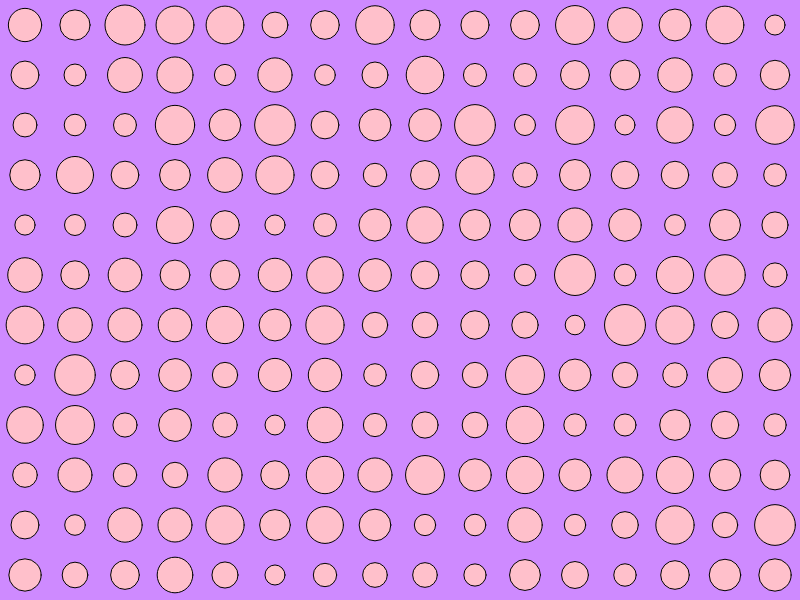
Frame 1 (no input)
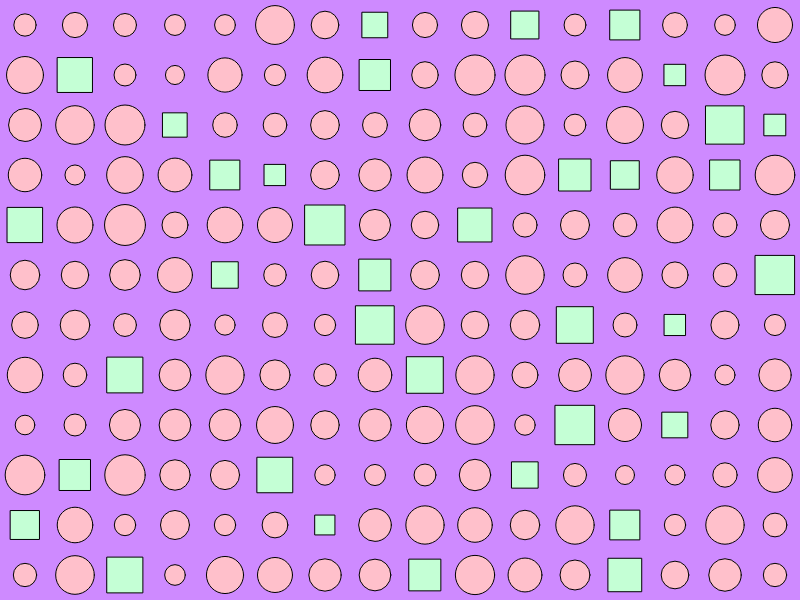
Frame 60 (no input)
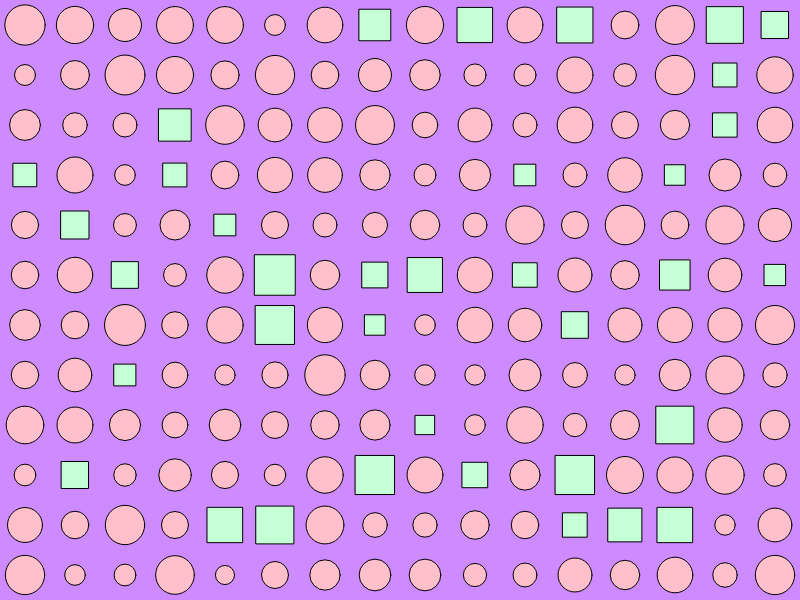
Frame 120 (the mouse pressed at the canvas centre since frame 60)

The p5.js sketch that drew these frames (run headless with seeded random() and noise() and a simulated clock; from frame 60 on, the mouse is pressed at the canvas centre):

// p5.js sketch
// ── sketch.js
let circles = [];
let movingOut = false;

function setup() {
  createCanvas(800, 600);

  for (let i = 0; i < 20; i++) {
    for (let j = 0; j < 20; j++) {
      circles.push({
        x: i * 50 + 25,
        y: j * 50 + 25,
        size: random(20, 40),
        direction: random() < 0.5 ? -1 : 1,
        color: "pink",
        timer: random(30, 60)
      });
    }
  }
}

function draw() {
  background(206, 138, 255);

  let allOut = true;

  for (let circle of circles) {
    circle.timer--;
    if (circle.timer <= 0) {
      circle.color = random() < 0.2 ? "#c4ffd5" : "pink";
      circle.timer = random(30, 60);
    }
    fill(circle.color);
    circle.size += circle.direction;
    if (circle.size >= 40 || circle.size <= 20) {
      circle.direction *= -1;
    }

    if (movingOut) {
      let directionX = circle.x - width / 2;
      let directionY = circle.y - height / 2;
      let distance = dist(circle.x, circle.y, width / 2, height / 2);

      if (distance > 0) {
        circle.x += directionX / distance;
        circle.y += directionY / distance;
      }

      if (circle.x > -circle.size && circle.x < width + circle.size &&
          circle.y > -circle.size && circle.y < height + circle.size) {
        allOut = false;
      }
    }

    if (circle.color === "#c4ffd5") {
      rectMode(CENTER);
      rect(circle.x, circle.y, circle.size, circle.size);
    } else {
      ellipse(circle.x, circle.y, circle.size, circle.size);
    }
  }

  if (movingOut && allOut) {
    movingOut = false;
    for (let i = 0; i < circles.length; i++) {
      circles[i].x = floor(i / 20) * 50 + 25;
      circles[i].y = i % 20 * 50 + 25;
    }
  }
}

function keyPressed() {
  if (keyCode === ENTER && !movingOut) {
    movingOut = true;
  }
}
